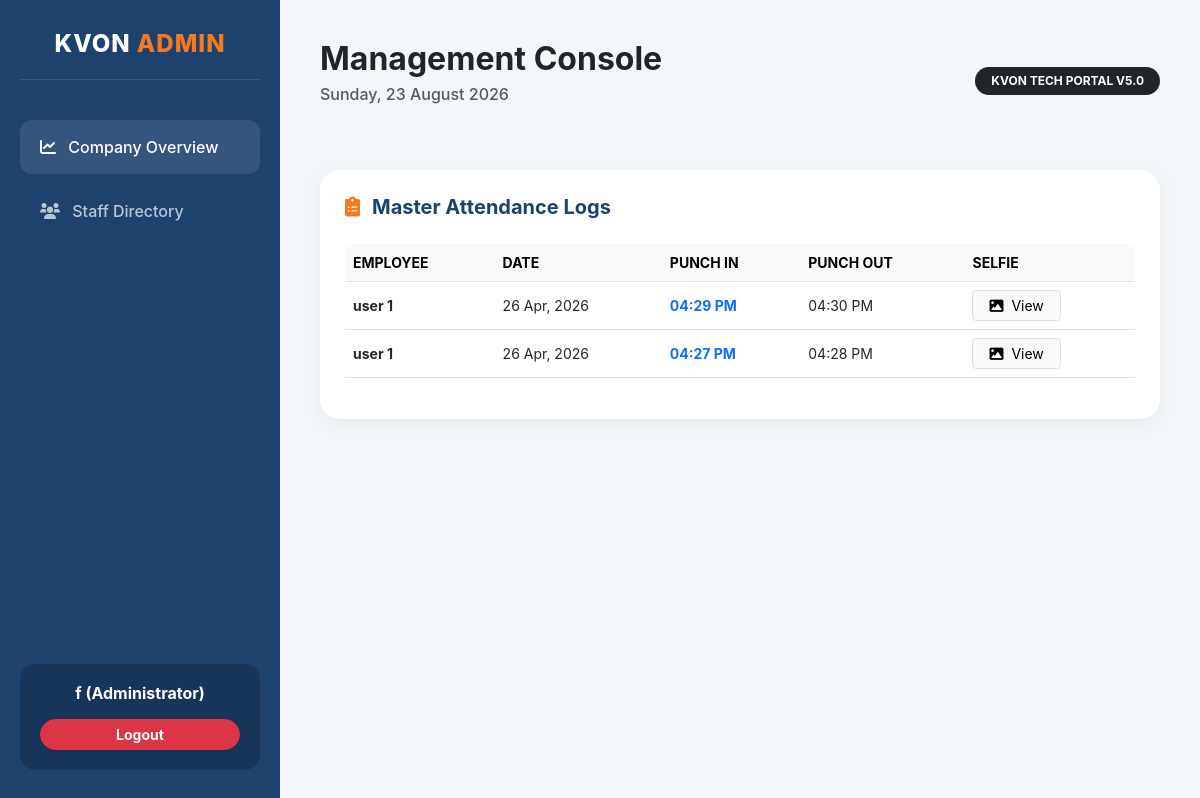
Page /dashboard (signed in) on the earlier database version.
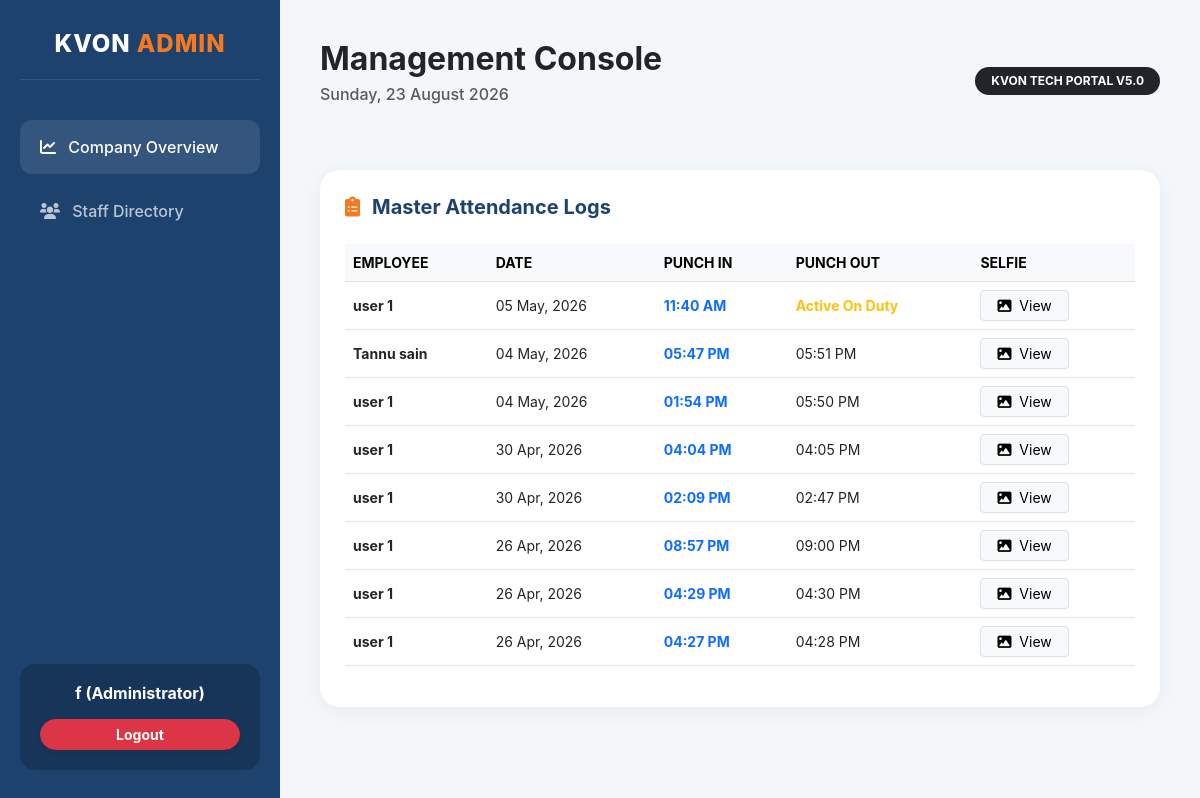
Same page on the later database version.
### Back-end/app.py (models this page shows)
class Attendance(db.Model):
    id = db.Column(db.Integer, primary_key=True)
    user_id = db.Column(db.Integer, db.ForeignKey('user.id'))
    emp_full_name = db.Column(db.String(160))
    check_in = db.Column(db.DateTime, default=datetime.now)
    check_out = db.Column(db.DateTime, nullable=True)
    location_in = db.Column(db.String(255))
    location_out = db.Column(db.String(255))
    selfie = db.Column(db.String(255))
    total_seconds = db.Column(db.Integer, default=0)

### Back-end/app.py (the view, shortened to what this page needs)
@app.route('/dashboard')
@login_required
def dashboard():
    today_date = datetime.now().date()
    yesterday_date = today_date - timedelta(days=1)
    week_start = today_date - timedelta(days=7)
    date_display = datetime.now().strftime("%A, %d %B %Y")
    if current_user.role == 'admin':
        logs = Attendance.query.order_by(Attendance.id.desc()).all()
        pending_users = User.query.filter_by(status='pending').all()
        return render_template('admin_dashboard.html', logs=logs, pending=pending_users, today=date_display)

### Back-end/app.py (called while the page is built)
@login_manager.user_loader
def load_user(user_id):
    return User.query.get(int(user_id))

### Front-end/templates/admin_dashboard.html (shortened to what this page needs)
<!DOCTYPE html>
<html lang="en">
<head>
    <link href="https://cdn.jsdelivr.net/npm/bootstrap@5.3.0/dist/css/bootstrap.min.css" rel="stylesheet">
    <link rel="stylesheet" href="https://cdnjs.cloudflare.com/ajax/libs/font-awesome/6.0.0/css/all.min.css">
</head>
<body>
    <div class="sidebar">
        <div class="admin-brand">
            <h4>KVON <span>ADMIN</span></h4>
        </div>
        <nav>
            <a href="/dashboard" class="nav-link-admin active-admin"><i class="fa fa-chart-line me-2"></i> Company Overview</a>
            <a href="#" class="nav-link-admin"><i class="fa fa-users me-2"></i> Staff Directory</a>
        </nav>
        <div class="admin-profile">
            <h6 class="fw-bold mb-3">{{ current_user.first_name }} (Administrator)</h6>
            <a href="/logout" class="btn btn-sm btn-danger w-100 rounded-pill fw-bold shadow-sm">Logout</a>
        </div>
    </div>
    <div class="main-content">
        <div class="d-flex justify-content-between align-items-center mb-5">
            <div>
                <h2 class="fw-bold text-dark mb-1">Management Console</h2>
                <p class="text-muted fw-medium">{{ today }}</p>
            </div>
            <div>
                <span class="badge bg-dark px-3 py-2 rounded-pill">KVON TECH PORTAL V5.0</span>
            </div>
        </div>
        <div class="admin-card">
            <h5 class="section-title"><i class="fa fa-clipboard-list"></i> Master Attendance Logs</h5>
            <div class="table-responsive">
                <table class="table table-hover align-middle">
                    <thead class="table-light small text-uppercase">
                        <tr><th>Employee</th><th>Date</th><th>Punch In</th><th>Punch Out</th><th>Selfie</th></tr>
                    </thead>
                    <tbody class="small">
                        {% for log in logs %}
                        <tr>
                            <td><div class="fw-bold text-dark">{{ log.emp_full_name }}</div></td>
                            <td>{{ log.check_in.strftime('%d %b, %Y') }}</td>
                            <td class="text-primary fw-bold">{{ log.check_in.strftime('%I:%M %p') }}</td>
                            <td>
                                {% if log.check_out %}
                                    {{ log.check_out.strftime('%I:%M %p') }}
                                {% else %}
                                    <span class="text-warning fw-bold">Active On Duty</span>
                                {% endif %}
                            </td>
                            <td>
                                <a href="/static/uploads/{{ log.selfie }}" target="_blank" class="btn btn-sm btn-light border px-3">
                                    <i class="fa fa-image me-1"></i> View
                                </a>
                            </td>
                        </tr>
                        {% endfor %}
                    </tbody>
                </table>
            </div>
        </div>
    </div>
</body>
</html>

Differences in the rows shown:
added Attendance: emp_full_name "user 1", check_in "05 May, 2026", check_in "11:40 AM", shows "Active On Duty"
added Attendance: emp_full_name "Tannu sain", check_in "04 May, 2026", check_in "05:47 PM", check_out "05:51 PM"
added Attendance: emp_full_name "user 1", check_in "04 May, 2026", check_in "01:54 PM", check_out "05:50 PM"
added Attendance: emp_full_name "user 1", check_in "30 Apr, 2026", check_in "04:04 PM", check_out "04:05 PM"
added Attendance: emp_full_name "user 1", check_in "30 Apr, 2026", check_in "02:09 PM", check_out "02:47 PM"
added Attendance: emp_full_name "user 1", check_in "26 Apr, 2026", check_in "08:57 PM", check_out "09:00 PM"
